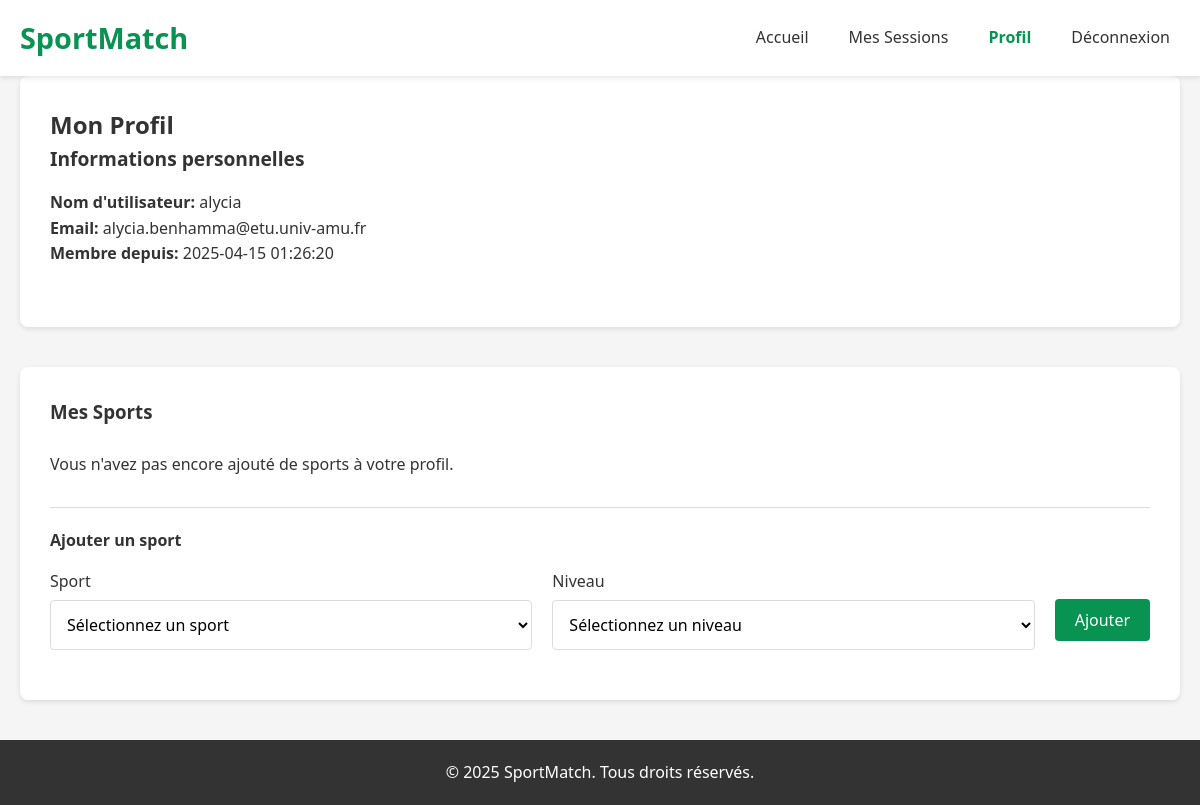
Screenshot of /profile (signed in) with the database file from the repository.
### tables this page shows
CREATE TABLE users (
        id INTEGER PRIMARY KEY AUTOINCREMENT,
        username TEXT NOT NULL UNIQUE,
        password_hash TEXT NOT NULL,
        email TEXT NOT NULL UNIQUE,
        created_at TIMESTAMP NOT NULL
    );

### app.py (the view)
@app.route('/profile', methods=['GET'])
@login_required
def profile():
    user = model.get_user(session['user_id'])
    user_sports = model.get_user_sports(session['user_id'])
    sports = model.get_all_sports()
    skill_levels = model.get_all_skill_levels()
    return render_template('profile.html',
                          user=user,
                          user_sports=user_sports,
                          sports=sports,
                          skill_levels=skill_levels)

### app.py (called while the page is built)
def login_required(f):
    @wraps(f)
    def decorated_function(*args, **kwargs):
        if 'user_id' not in session:
            return redirect(url_for('login', next=request.url))
        return f(*args, **kwargs)
    return decorated_function

### data_model.py (called while the page is built)
def get_db_connection():
    conn = sqlite3.connect('sportmatch.db')
    conn.row_factory = sqlite3.Row
    return conn

def get_user(user_id):
    conn = get_db_connection()
    user = conn.execute('SELECT * FROM users WHERE id = ?', (user_id,)).fetchone()
    conn.close()
    return user

def get_all_sports():
    conn = get_db_connection()
    sports = conn.execute('SELECT * FROM sports').fetchall()
    conn.close()
    return sports

def get_user_sports(user_id):
    conn = get_db_connection()
    query = '''
    SELECT us.id, us.user_id, us.sport_id, us.skill_level_id,
           s.name as sport_name, sl.level as skill_level
    FROM user_sports us
    JOIN sports s ON us.sport_id = s.id
    JOIN skill_levels sl ON us.skill_level_id = sl.id
    WHERE us.user_id = ?
    '''
    user_sports = conn.execute(query, (user_id,)).fetchall()
    conn.close()
    return user_sports

def get_all_skill_levels():
    conn = get_db_connection()
    skill_levels = conn.execute('SELECT * FROM skill_levels').fetchall()
    conn.close()
    return skill_levels

### templates/profile.html (shortened to what this page needs)
<!DOCTYPE html>
<html lang="fr">
<head>
    <link rel="stylesheet" href="{{ url_for('static', filename='css/style.css') }}">
</head>
<body>
    <header>
        <div class="container">
            <h1>SportMatch</h1>
            <nav>
                <ul>
                    <li><a href="{{ url_for('home') }}">Accueil</a></li>
                    <li><a href="{{ url_for('my_sessions') }}">Mes Sessions</a></li>
                    <li><a href="{{ url_for('profile') }}" class="active">Profil</a></li>
                    <li><a href="{{ url_for('logout') }}">Déconnexion</a></li>
                </ul>
            </nav>
        </div>
    </header>
    <main class="container">
        <section class="profile-section">
            <h2>Mon Profil</h2>
            <div class="profile-info">
                <div class="info-group">
                    <h3>Informations personnelles</h3>
                    <p><strong>Nom d'utilisateur:</strong> {{ user.username }}</p>
                    <p><strong>Email:</strong> {{ user.email }}</p>
                    <p><strong>Membre depuis:</strong> {{ user.created_at }}</p>
                </div>
            </div>
        </section>
        <section class="sports-section">
            <div class="section-header">
                <h3>Mes Sports</h3>
            </div>
            {% if user_sports %}
                <div class="sports-list">
                    {% for sport in user_sports %}
                        <div class="sport-item">
                            <div class="sport-info">
                                <h4>{{ sport.sport_name }}</h4>
                                <span class="level-badge {{ sport.skill_level.lower() }}">{{ sport.skill_level }}</span>
                            </div>
                            <button class="button delete-sport" data-sport-id="{{ sport.sport_id }}">Supprimer</button>
                        </div>
                    {% endfor %}
                </div>
            {% else %}
                <p>Vous n'avez pas encore ajouté de sports à votre profil.</p>
            {% endif %}
            <div class="add-sport">
                <h4>Ajouter un sport</h4>
                <form action="{{ url_for('add_user_sport') }}" method="post">
                    <div class="form-row">
                        <div class="form-group">
                            <label for="sport_id">Sport</label>
                            <select name="sport_id" id="sport_id" required>
                                <option value="">Sélectionnez un sport</option>
                            </select>
                        </div>
                        <div class="form-group">
                            <label for="skill_level_id">Niveau</label>
                            <select name="skill_level_id" id="skill_level_id" required>
                                <option value="">Sélectionnez un niveau</option>
                            </select>
                        </div>
                        <div class="form-actions">
                            <button type="submit" class="button">Ajouter</button>
                        </div>
                    </div>
                </form>
            </div>
        </section>
    </main>
    <footer>
        <div class="container">
            <p>&copy; 2025 SportMatch. Tous droits réservés.</p>
        </div>
    </footer>
</body>
</html>

### static/css/style.css (style rules this page uses)
:root { --primary-color: #099352; --primary-dark: #24673f; --secondary-color: #2ecc71; --secondary-dark: #27ae60; --danger-color: #e74c3c; --danger-dark: #c0392b; --light-gray: #f5f5f5; --gray: #ddd; --dark-gray: #777; --black: #333; --white: #fff; --shadow: 0 2px 5px rgba(0, 0, 0, 0.1); --transition: all 0.3s ease; --level-debutant: #3498db; --level-intermediaire: #2ecc71; --level-avance: #f39c12; --level-expert: #e74c3c; --status-ouvert: #2ecc71; --status-complet: #f39c12; --status-annule: #e74c3c; --status-termine: #7f8c8d; --participant-confirme: #2ecc71; --participant-en-attente: #f39c12; }
* { margin: 0; padding: 0; box-sizing: border-box; font-family: 'Segoe UI', Tahoma, Geneva, Verdana, sans-serif; }
body { background-color: var(--light-gray); color: var(--black); line-height: 1.6; }
.container { width: 100%; max-width: 1200px; margin: 0 auto; padding: 0 20px; }
header { background-color: var(--white); box-shadow: var(--shadow); padding: 15px 0; position: sticky; top: 0; z-index: 100; }
header .container { display: flex; justify-content: space-between; align-items: center; }
header h1 { color: var(--primary-color); font-size: 1.8rem; font-weight: 700; }
nav ul { display: flex; list-style: none; }
nav ul li { margin-left: 20px; }
nav ul li a { color: var(--black); text-decoration: none; font-weight: 500; padding: 5px 10px; border-radius: 4px; transition: var(--transition); }
nav ul li a.active { color: var(--primary-color); font-weight: 700; }
.form-group { margin-bottom: 20px; text-align: left; }
.form-group label { display: block; margin-bottom: 5px; font-weight: 500; color: var(--black); }
.form-group input, .form-group select, .form-group textarea { width: 100%; padding: 12px; border: 1px solid var(--gray); border-radius: 4px; background-color: var(--white); font-size: 1rem; transition: var(--transition); }
.form-actions { margin-top: 30px; text-align: center; }
.form-row { display: flex; gap: 20px; margin-bottom: 20px; }
.form-row .form-group { flex: 1; margin-bottom: 0; }
.button { display: inline-block; padding: 10px 20px; border: none; border-radius: 4px; background-color: var(--primary-color); color: var(--white); font-weight: 500; font-size: 1rem; cursor: pointer; text-decoration: none; transition: var(--transition); text-align: center; }
main { padding: 40px 0; }
section { margin-bottom: 40px; background-color: var(--white); border-radius: 8px; box-shadow: var(--shadow); padding: 30px; }
.section-header { display: flex; justify-content: space-between; align-items: center; margin-bottom: 25px; }
.profile-info { margin-bottom: 30px; }
.info-group { margin-bottom: 20px; padding-bottom: 20px; border-bottom: 1px solid var(--gray); }
.info-group:last-child { border-bottom: none; padding-bottom: 0; }
.info-group h3 { margin-bottom: 15px; font-size: 1.2rem; font-weight: 600; }
.add-sport { margin-top: 30px; padding-top: 20px; border-top: 1px solid var(--gray); }
.add-sport h4 { margin-bottom: 15px; font-weight: 600; }
footer { background-color: var(--black); color: var(--white); padding: 20px 0; text-align: center; margin-top: 40px; }

### rows the page displays
users: username "alycia", email "alycia.benhamma@etu.univ-amu.fr", created_at "2025-04-15 01:26:20"
